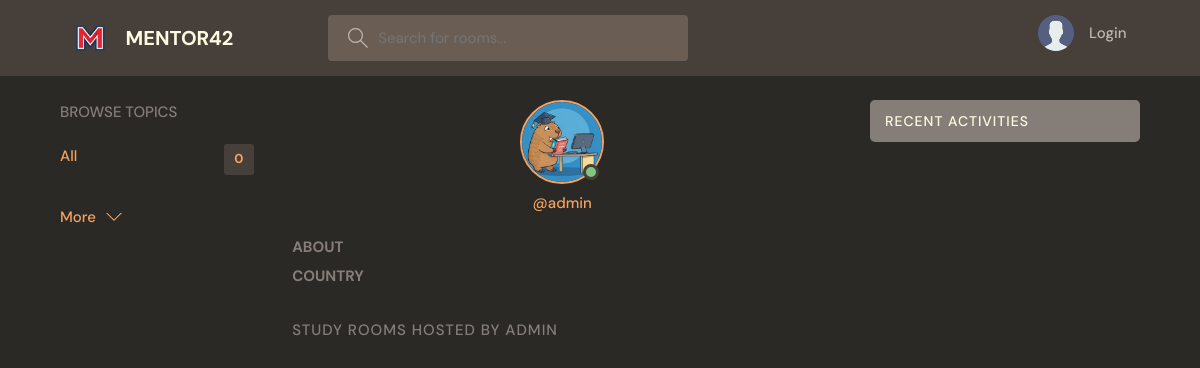
Page /profile/1/ on the earlier database version.
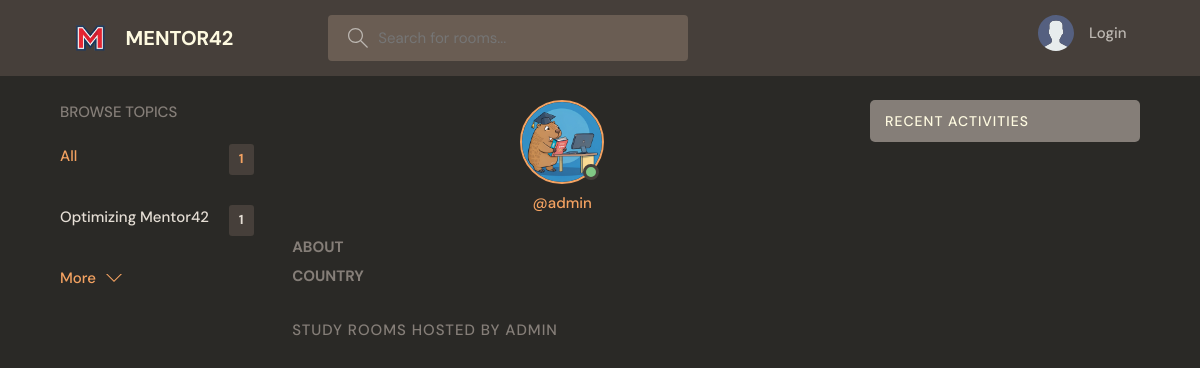
Same page on the later database version.
### base/models.py (models this page shows, shortened)
class Topic(models.Model):
    name = models.CharField(max_length=100)

### base/views.py (the view)
# urls.py: path('profile/<str:pk>/', views.userProfile, name='user-profile'),
def userProfile(request, pk):
    user = User.objects.get(id=pk)
    rooms = user.room_set.all()
    room_messages = user.message_set.all()
    topics = Topic.objects.all()
    context = {'user': user, 'rooms': rooms, 'room_messages': room_messages, 'topics': topics}
    return render(request, 'base/profile.html', context)

### base/templates/base/profile.html (shortened to what this page needs)
{% extends 'main.html' %}
{% load static %}
{% block content %}
    <main class="profile-page layout layout--3">
        <div class="container">
            {% include 'base/topics_component.html' %}
            <div class="roomList">
                <div class="profile">
                    <div class="profile__avatar">
                        <div class="avatar avatar--large active">
                            <img src="{% static 'images/profile_teacher_img.png' %}"/>
                        </div>
                    </div>
                    <div class="profile__info">
                        <p>@{{ user.username}}</p>
                    </div>
                    <div class="profile__about">
                        <h3>About</h3>
                        <h3>Country</h3>
                    </div>
                </div>
                <div class="roomList__header">
                    <div>
                        <h2>Study Rooms Hosted by {{ user.username }}
                        </h2>
                    </div>
                </div>
            </div>
            {% include 'base/activity_component.html' %}
        </div>
    </main>
{% endblock %}

### base/templates/base/topics_component.html
<div class="topics">
    <div class="topics__header">
        <h2>Browse Topics</h2>
    </div>
    <ul class="topics__list">
        <li>
            <a href="{% url 'home' %}" class="active">All <span>{{ topics.count }}</span></a>
        </li>
        {% for topic in topics %}
            <li>
                <a href="{% url 'home' %}?q={{ topic.name }}">{{ topic.name }} <span>{{ topic.room_set.all.count }}</span></a>
            </li>
        {% endfor %}
    </ul>
    <a class="btn btn--link" href="{% url 'topics' %}">
        More
        <svg version="1.1" xmlns="http://www.w3.org/2000/svg" width="32" height="32" viewBox="0 0 32 32">
            <title>chevron-down</title>
            <path d="M16 21l-13-13h-3l16 16 16-16h-3l-13 13z"></path>
        </svg>
    </a>
</div>

Differences in the rows shown:
added Topic: name "Optimizing Mentor42", room_set.all.count "1"
Other differences:
{{ topics.count }}: "0" → "1"
